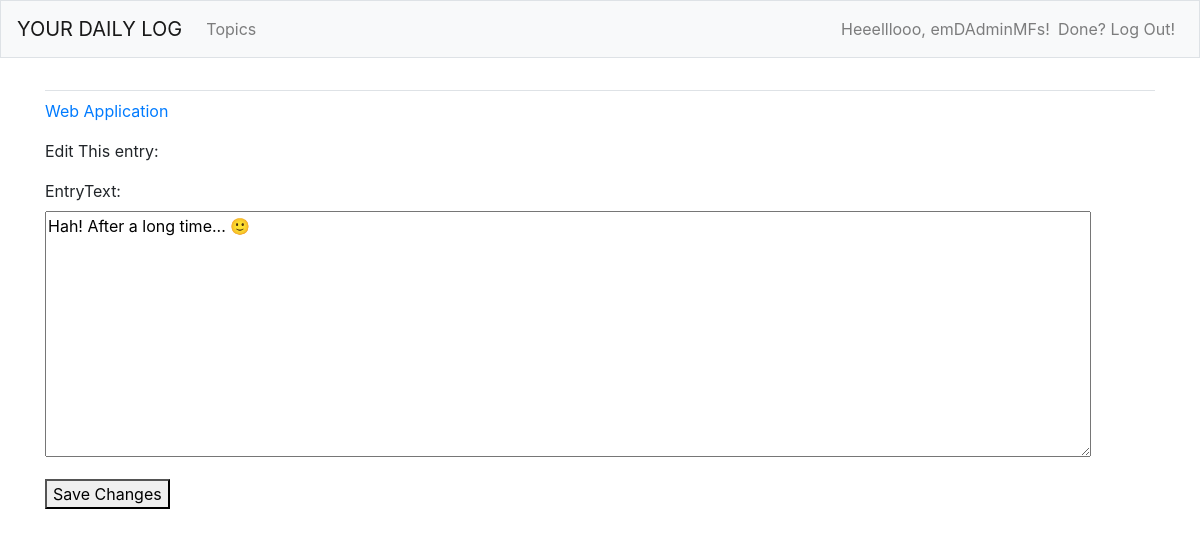
/edit_entry/31/ (signed in), run on the app's committed database.
### YourDailyLog_App/models.py (models this page shows, shortened)
class Topic(models.Model):
    topicName = models.CharField(max_length=200)
    dateAndTime = models.DateTimeField(auto_now_add=True)
    owner = models.ForeignKey(User, on_delete=models.CASCADE)
    def __str__(self):
        return self.topicName

class Entry(models.Model):
    topic = models.ForeignKey(Topic, on_delete=models.CASCADE)
    entryText = models.TextField()
    dateAndTimeAdded = models.DateTimeField(auto_now_add=True)
    class Meta:
        verbose_name_plural = "Entries"

### YourDailyLog_App/views.py (the view)
# urls.py: path("edit_entry/<int:entryID>/", views.edit_entry, name="edit_entry"),
@login_required
def edit_entry(request, entryID):
    entry = Entry.objects.get(id=entryID)
    topicName = entry.topic
    checkTopicOwner(topicName, request) # refactoring function call
    if request.method != 'POST':
        formForEditing = EntryForm(instance=entry)
    else:
        formForEditing = EntryForm(instance=entry, data=request.POST)
        if formForEditing.is_valid():
            formForEditing.save()
            return redirect("YourDailyLog_App:topic", topicID=topicName.id)
    context = {
        "entry": entry,
        "topicName": topicName,
        'formForEditing': formForEditing,
    }
    return render(request, 'yourdailylog_app/edit_entry.html', context)

### YourDailyLog_App/forms.py
class EntryForm(forms.ModelForm):
    class Meta:
        model = Entry
        fields = ['entryText']
        labels = {'entryName': ''}
        widgets = {'entryText': forms.Textarea(attrs={'cols': 100})}

### YourDailyLog_App/views.py (called while the page is built)
def checkTopicOwner(topic_name, requestedUser):
    if topic_name.owner != requestedUser.user:
        raise Http404 # standard error response when the requested resource

### YourDailyLog_App/templates/yourdailylog_app/edit_entry.html (shortened to what this page needs)
{% extends 'yourdailylog_app/base.html' %}
{% block content %}
  <p>
    <a href="{% url 'YourDailyLog_App:topic' topicName.id %}">
      {{ topicName }}
    </a>
  </p>
  <p>Edit This entry:</p>
  <form action="{% url "YourDailyLog_App:edit_entry" entry.id %}"
               method='post'>
    {{ formForEditing.as_p }}
    <button name="Submit">
      Save Changes
    </button>
  </form>
{% endblock content %}

### YourDailyLog_App/templates/yourdailylog_app/base.html (shortened to what this page needs)
{% load bootstrap4 %}
<!doctype html>
<html lang="en">
  <head>
    {% bootstrap_css %}
  </head>
  <body>
    <nav class="navbar navbar-expand-md navbar-light bg-light mb-4 border">
      <a class="navbar-brand" href="{% url 'YourDailyLog_App:index' %}">
        YOUR DAILY LOG
      </a>
      <div class="collapse navbar-collapse" id="navbarCollapse">
        <ul class="navbar-nav mr-auto">
          <li class="nav-item">
            <a class="nav-link" href="{% url 'YourDailyLog_App:topics' %}">
              Topics
            </a>
          </li>
        </ul>
        <ul class="navbar-nav ml-auto">
          {% if user.is_authenticated %}
            <li class="nav-item">
              <span class="navbar-text">
                Heeelllooo, {{ user.username }}!
              </span>
            </li>
            <li class="nav-item">
              <a class="nav-link" href="{% url 'Users:logout' %}">
                Done? Log Out!
              </a>
            </li>
          {% endif %}
        </ul>
      </div>
    </nav>
    <main role ="main" class="container">
      <div class="pb-2 mb-2 border-bottom">
      </div>
      <div>
        {% block content %}{% endblock content %}
      </div>
    </main>
  </body>
</html>

### data on the page
Topic: topicName "Web Application"
Entry: entryText "Hah! After a long time... 🙂"

### other printed values
{{ user.username }} "emDAdminMFs"
